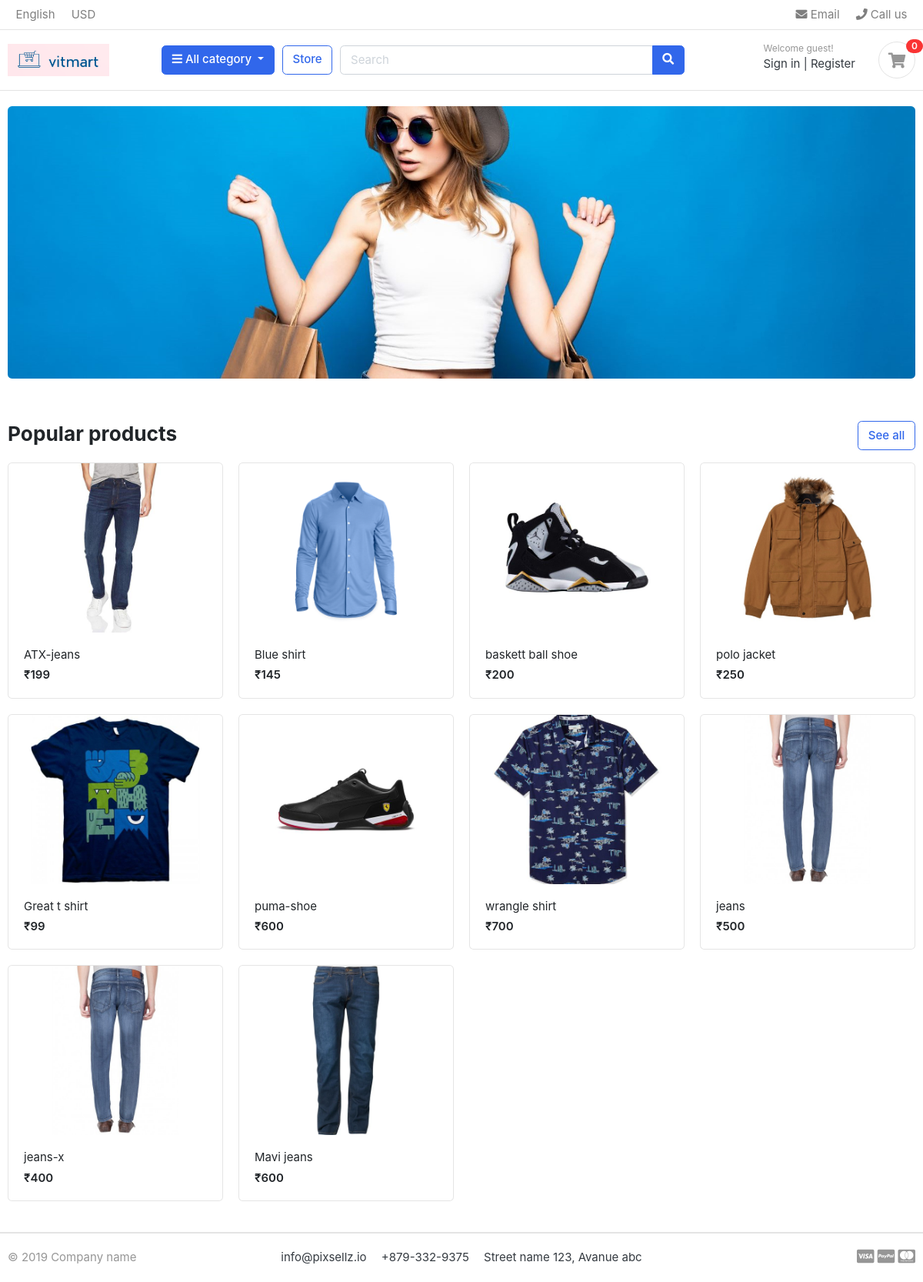
The page / on the database its author committed.
### store/models.py (models this page shows, shortened)
class Product(models.Model):
    product_name=models.CharField(max_length=200,unique=True)
    slug=models.SlugField(max_length=200,unique=True)
    price=models.IntegerField()
    description=models.TextField(max_length=500,blank=True)
    images=models.ImageField(upload_to='photos/products')
    stock=models.IntegerField()
    is_available=models.BooleanField(default=True)
    category=models.ForeignKey(Category, on_delete=models.CASCADE)
    created_date=models.DateTimeField(auto_now_add=True)
    modified_date=models.DateTimeField(auto_now=True)
    def get_url(self):
        return reverse('product_detail',args=[self.category.slug,self.slug])

### VITMART/views.py (the view)
# urls.py: 2. Add a URL to urlpatterns:  path('', views.home, name='home')
def home(request):
	products=Product.objects.all().filter(is_available=True) #dynamically finding all product
	context={'products':products,} #creating dictionary
	return render(request,'home.html',context) #passing the data

### category/context_processors.py (called while the page is built)
def menu_links(request):
    links=Category.objects.all() #fetching all categories from database.links like global variable
    return dict(links=links)      # WE HAVE HAVE ADD THIS MENU_LINKS CONTEXT_PRECESSORS IN SETTING.PY TEMPLATES

### category/models.py (called while the page is built)
	def get_url(self):
		return reverse('products_by_category',args=[self.slug]) #generating url for categories option navbar in home page.

### templates/home.html
{% extends 'base.html' %}
{% load static %}
{% block content %}
<section class="section-intro padding-y-sm">
<div class="container">
<div class="intro-banner-wrap">
	<img src="{% static 'images/banners/cover.jpg' %}" class="img-fluid rounded">
</div>
</div>
</section>
<section class="section-name padding-y-sm">
<div class="container">
<header class="section-heading">
	<a href="{% url 'store' %}" class="btn btn-outline-primary float-right">See all</a>
	<h3 class="section-title">Popular products</h3>
</header>
<div class="row">
	{%for product in products%}
	<div class="col-md-3">
		<div class="card card-product-grid">
			<a href="{{product.get_url}}" class="img-wrap"> <img src="{{product.images.url}}"> </a>
			<figcaption class="info-wrap">
				<a href="{{product.get_url}}" class="title">{{product.product_name}}</a>
				<div class="price mt-1">₹{{product.price}}</div>
			</figcaption>
		</div>
	</div>
	{%  endfor  %}
</div>
</div>
</section>
</body>
</html>
{% endblock %}

### templates/base.html (shortened to what this page needs)
{% load static %}
<!DOCTYPE HTML>
<html lang="en">
<head>
<link href="{% static 'css/bootstrap.css' %}" rel="stylesheet" type="text/css"/>
<link href="{% static 'fonts/fontawesome/css/all.min.css' %}" type="text/css" rel="stylesheet">
<link href="{% static 'css/ui.css' %}" rel="stylesheet" type="text/css"/>
<link href="{%static 'css/responsive.css' %}" rel="stylesheet" media="only screen and (max-width: 1200px)" />
</head>
<body>
{% include 'includes/header.html'   %}
{% block content %}
{% endblock %}
{%include  'includes/footer.html' %}

### templates/includes/header.html (shortened to what this page needs)
{%load static%}
<header class="section-header">
<nav class="navbar p-md-0 navbar-expand-sm navbar-light border-bottom">
<div class="container">
  <div class="collapse navbar-collapse" id="navbarTop4">
    <ul class="navbar-nav mr-auto">
    	<li class="nav-item dropdown">
		 	<a href="#" class="nav-link">   English </a>
		</li>
		<li class="nav-item dropdown">
			<a href="#" class="nav-link"> USD </a>
		</li>
    </ul>
    <ul class="navbar-nav">
		<li><a href="#" class="nav-link"> <i class="fa fa-envelope"></i> Email </a></li>
		<li><a href="#" class="nav-link"> <i class="fa fa-phone"></i> Call us </a></li>
	</ul>
  </div>
</div>
</nav>
<section class="header-main border-bottom">
	<div class="container">
<div class="row align-items-center">
	<div class="col-lg-2 col-md-3 col-6">
		<a href="{% url 'home'  %}" class="brand-wrap">
			<img class="logo" src="{%static './images/vitmart.png' %}">
		</a>
	</div>
	<div class="col-lg col-sm col-md col-6 flex-grow-0">
		<div class="category-wrap dropdown d-inline-block float-right">
			<button type="button" class="btn btn-primary dropdown-toggle" data-toggle="dropdown">
				<i class="fa fa-bars"></i> All category
			</button>
		</div>
	</div>
	<a href="{% url 'store' %}" class="btn btn-outline-primary">Store</a>
	<div class="col-lg  col-md-6 col-sm-12 col">
		<form action="#" class="search">
			<div class="input-group w-100">
			    <input type="text" class="form-control" style="width:60%;" placeholder="Search">
			    <div class="input-group-append">
			      <button class="btn btn-primary" type="submit">
			        <i class="fa fa-search"></i>
			      </button>
			    </div>
		    </div>
		</form>
	</div>
	<div class="col-lg-3 col-sm-6 col-8 order-2 order-lg-3">
				<div class="d-flex justify-content-end mb-3 mb-lg-0">
					<div class="widget-header">
						<small class="title text-muted">Welcome guest!</small>
						<div>
							<a href="./signin.html">Sign in</a> <span class="dark-transp"> | </span>
							<a href="./register.html"> Register</a>
						</div>
					</div>
					<a href="./cart.html" class="widget-header pl-3 ml-3">
						<div class="icon icon-sm rounded-circle border"><i class="fa fa-shopping-cart"></i></div>
						<span class="badge badge-pill badge-danger notify">0</span>
					</a>
				</div>
			</div>
</div>
	</div>
</section>
</header>

### templates/includes/footer.html
<footer class="section-footer border-top">
	<div class="container">
		<section class="footer-bottom border-top row">
			<div class="col-md-2">
				<p class="text-muted"> &copy 2019 Company name </p>
			</div>
			<div class="col-md-8 text-md-center">
				<span  class="px-2">info@pixsellz.io</span>
				<span  class="px-2">+879-332-9375</span>
				<span  class="px-2">Street name 123, Avanue abc</span>
			</div>
			<div class="col-md-2 text-md-right text-muted">
				<i class="fab fa-lg fa-cc-visa"></i>
				<i class="fab fa-lg fa-cc-paypal"></i>
				<i class="fab fa-lg fa-cc-mastercard"></i>
			</div>
		</section>
	</div>
</footer>

### static/css/ui.css (style rules this page uses)
html { font-family: "Inter", sans-serif; font-size: 15px; }
.img-wrap { text-align: center; display: block; }
.img-wrap img { max-width: 100%; }
.icon-xs, .icon-sm, .icon-md, .icon-lg { display: inline-block; text-align: center; flex-shrink: 0; flex-grow: 0; }
.icon-sm { width: 48px; height: 48px; line-height: 48px !important; font-size: 20px; }
.padding-y-sm { padding-top: 20px; padding-bottom: 20px; }
.section-heading { margin-bottom: 20px; margin-top: 15px; }
.section-title { color: #212529; }
p:last-child { margin-bottom: 0; }
.header-main { position: relative; padding-top: 1rem; padding-bottom: 1rem; }
.brand-wrap .logo, .navbar-brand .logo { margin-right: 7px; max-height: 42px; display: inline-block; }
.widget-header { display: inline-block; vertical-align: middle; position: relative; }
.widget-header a { color: #343a40; }
.widget-header i { color: #969696; }
.widget-header .title { display: block; }
.widget-header .notify { position: absolute; top: -3px; right: -10px; }
.footer-bottom { padding-top: 20px; padding-bottom: 20px; }
[class*=card-product] a.title { color: #212529; display: block; }
[class*=card-product] .img-wrap { overflow: hidden; position: relative; }
[class*=card-product] .img-wrap img { height: 100%; max-width: 100%; width: auto; display: inline-block; -o-object-fit: cover; object-fit: cover; }
.card-product-grid { margin-bottom: 20px; }
.card-product-grid .img-wrap { border-radius: 0.2rem 0.2rem 0 0; height: 220px; }
.card-product-grid .info-wrap { overflow: hidden; padding: 18px 20px; }
.card .img-wrap { overflow: hidden; }
.notify { position: absolute; top: -4px; right: -10px; display: inline-block; padding: 0.25em 0.6em; font-size: 12px; line-height: 1; text-align: center; border-radius: 3rem; color: #fff; background-color: #fa3434; }
.price { font-weight: 600; color: #212529; }

### rows shown on the page
Product: images (picture), product_name "ATX-jeans", price "199"
Product: images (picture), product_name "Blue shirt", price "145"
Product: images (picture), product_name "baskett ball shoe", price "200"
Product: images (picture), product_name "polo jacket", price "250"
Product: images (picture), product_name "Great t shirt", price "99"
Product: images (picture), product_name "puma-shoe", price "600"
Product: images (picture), product_name "wrangle shirt", price "700"
Product: images (picture), product_name "jeans", price "500"
Product: images (picture), product_name "jeans-x", price "400"
Product: images (picture), product_name "Mavi jeans", price "600"
